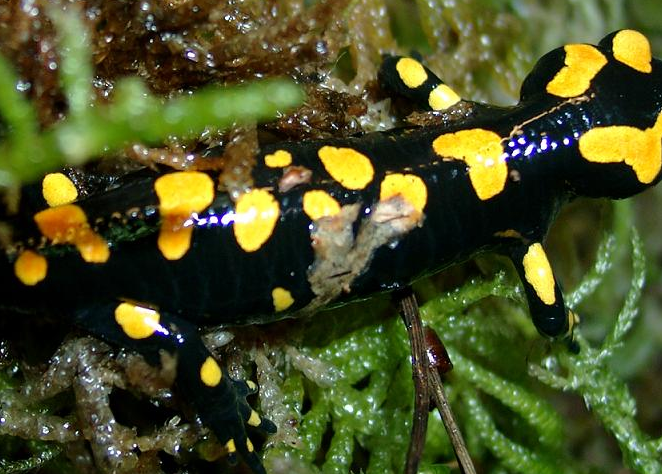
#> input picture cropped/salamandra-infraimmaculata-infraimmaculata_15358822017_o_cropped.png, 662 x 474 px; its folder holds only this picture in this run
$ python createHOGTrainigSets.py   (older library calls are emulated)
#> lines starting #> are read from the running program, lines starting #| are printed output that depends on the picture
import cv2
import matplotlib.pyplot as plt
from skimage.feature import hog
from skimage import data, exposure
from glob import glob
import os
import numpy as np


source = 'cropped/*.png'
x = []
y = []
for file in glob(source):
    image = cv2.imread(file)
#> image is the input picture: shape (474, 662, 3); mean B, G, R 36.9, 79.5, 74.3
    size = (320,320)
    image =  cv2.resize(image, size)
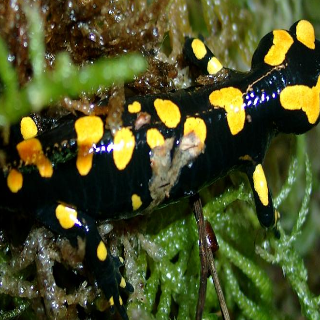
#> image: shape (320, 320, 3); mean B, G, R 36.8, 79.4, 74.2

    fd, hog_image = hog(image, orientations=8, pixels_per_cell=(16, 16),
                        cells_per_block=(1, 1), visualize=True, multichannel=True)
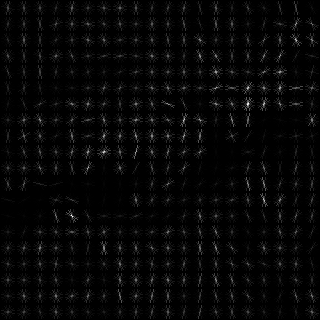
#> hog_image: shape (320, 320) float64; min 0, max 67.84, mean 1.8; drawn with min black and max white
#> fd = 3200 values, max 0.593 at index 1664, min 0 at index 148, mean 0.341

    '''
    #stuff for visualizing the hog features
    fig, (ax1, ax2) = plt.subplots(1, 2, figsize=(8, 4), sharex=True, sharey=True)

    ax1.axis('off')
    ax1.imshow(cv2.cvtColor(image, cv2.COLOR_BGR2RGB))
    ax1.set_title('Input image')

    hog_image_rescaled = exposure.rescale_intensity(hog_image, in_range=(0, 10))

    ax2.axis('off')
    ax2.imshow(hog_image_rescaled, cmap=plt.cm.gray)
    ax2.set_title('Histogram of Oriented Gradients')
    plt.show()
    '''
    x.append(fd)
    y.append(1)

source = 'croppedwrong/*.png'
for file in glob(source):
    image = cv2.imread(file)
    size = (320,320)
    image =  cv2.resize(image, size)

    fd, hog_image = hog(image, orientations=8, pixels_per_cell=(16, 16),
                        cells_per_block=(1, 1), visualize=True, multichannel=True)
    x.append(fd)
    y.append(0)
x = np.asarray(x)
y = np.asarray(y)
np.save("images", x)
np.save("labels", y)

$ run again, on cropped/salamandra-salamandra-gigliolii-salamandra_26352469354_o_cropped.png
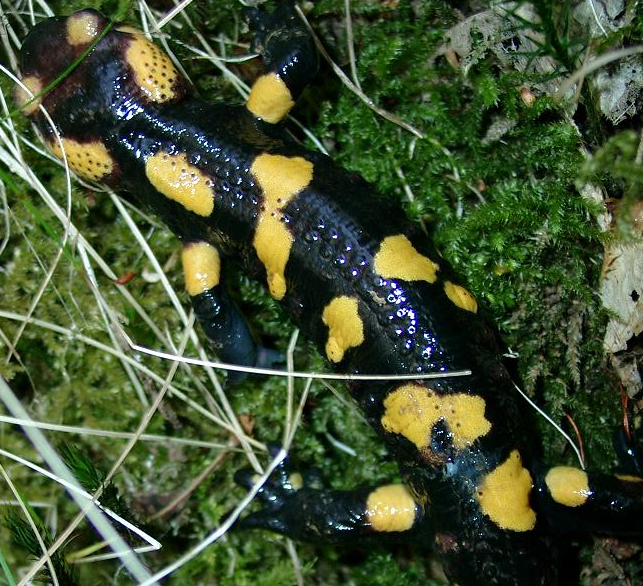
#> input picture cropped/salamandra-salamandra-gigliolii-salamandra_26352469354_o_cropped.png, 643 x 586 px
#> image is the input picture: shape (586, 643, 3); mean B, G, R 49.9, 80.9, 66.3
#> `image =  cv2.resize(image, size)`:
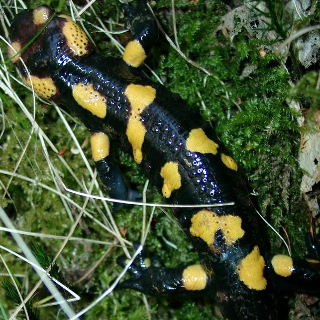
#> image: shape (320, 320, 3); mean B, G, R 49.8, 80.7, 66.1
#> `fd, hog_image = hog(image, orientations=8, pixels_per_cell=(16, 16), c..`:
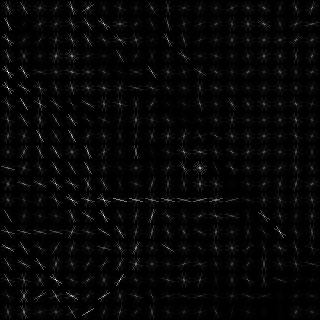
#> hog_image: shape (320, 320) float64; min 0, max 94.17, mean 2.4; drawn with min black and max white
#> fd = 3200 values, max 0.742 at index 2086, min 0.00925 at index 643, mean 0.342

$ run again, on cropped/salamandra-salamandra-gigliolii-salamandra_26712126060_o_cropped.png
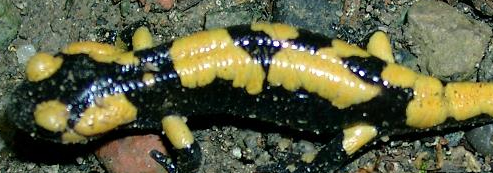
#> input picture cropped/salamandra-salamandra-gigliolii-salamandra_26712126060_o_cropped.png, 493 x 173 px
#> image is the input picture: shape (173, 493, 3); mean B, G, R 67.4, 96.2, 94.1
#> `image =  cv2.resize(image, size)`:
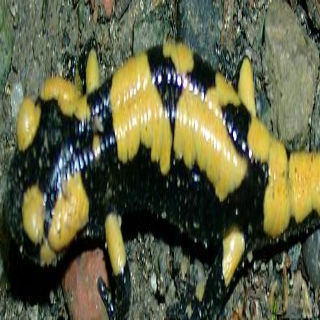
#> image: shape (320, 320, 3); mean B, G, R 67.2, 96, 93.9
#> `fd, hog_image = hog(image, orientations=8, pixels_per_cell=(16, 16), c..`:
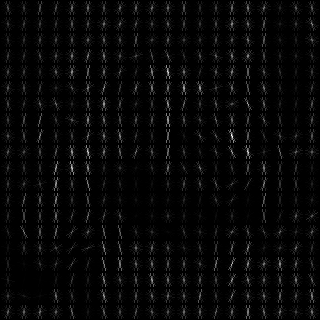
#> hog_image: shape (320, 320) float64; min 0, max 57.91, mean 1.7; drawn with min black and max white
#> fd = 3200 values, max 0.704 at index 1360, min 0 at index 924, mean 0.33

$ run again, on cropped/salamandra-salamandra-gigliolii-salamandra_32881552007_o_cropped.png
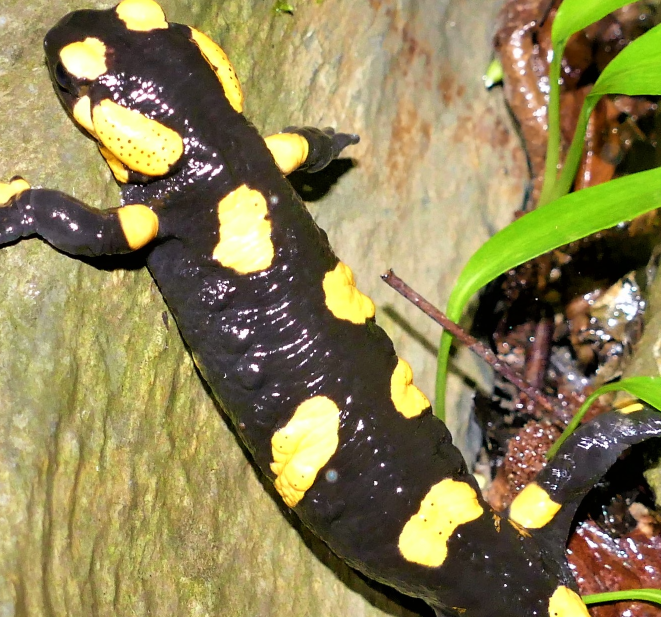
#> input picture cropped/salamandra-salamandra-gigliolii-salamandra_32881552007_o_cropped.png, 1322 x 1234 px (shown at 1/2 size)
#> image is the input picture: shape (1234, 1322, 3); mean B, G, R 84.7, 130.2, 141
#> `image =  cv2.resize(image, size)`:
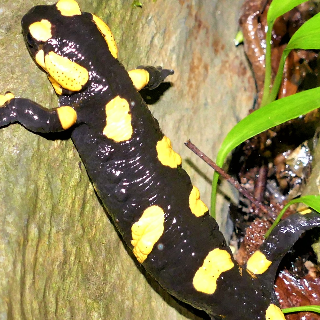
#> image: shape (320, 320, 3); mean B, G, R 84.5, 130, 140.8
#> `fd, hog_image = hog(image, orientations=8, pixels_per_cell=(16, 16), c..`:
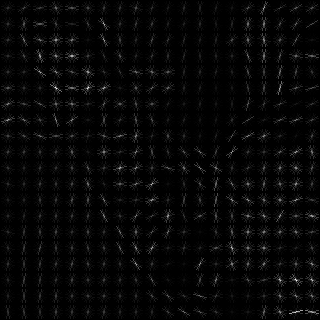
#> hog_image: shape (320, 320) float64; min 0, max 74.81, mean 2; drawn with min black and max white
#> fd = 3200 values, max 0.656 at index 1701, min 0.00625 at index 3129, mean 0.342

$ run again, on cropped/salamandra-salamandra-giglioli_10416319334_o_cropped.png
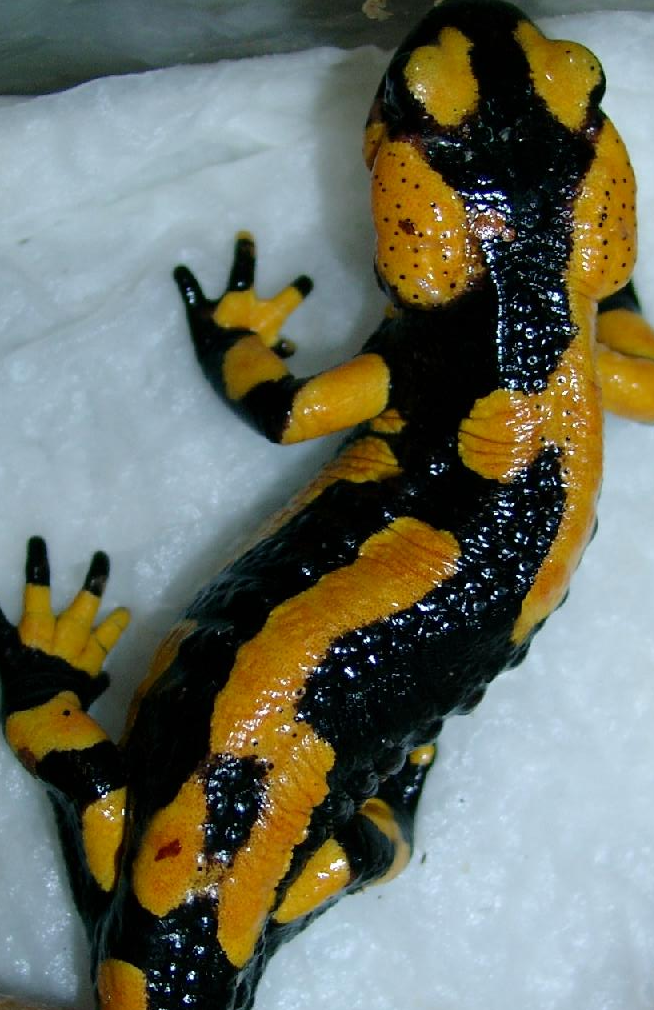
#> input picture cropped/salamandra-salamandra-giglioli_10416319334_o_cropped.png, 654 x 1010 px
#> image is the input picture: shape (1010, 654, 3); mean B, G, R 99.4, 112.8, 109.1
#> `image =  cv2.resize(image, size)`:
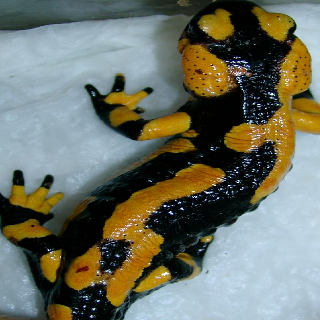
#> image: shape (320, 320, 3); mean B, G, R 99.3, 112.7, 109
#> `fd, hog_image = hog(image, orientations=8, pixels_per_cell=(16, 16), c..`:
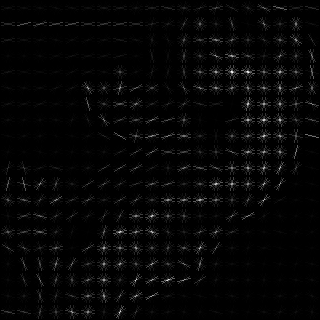
#> hog_image: shape (320, 320) float64; min 0, max 54.2, mean 1.2; drawn with min black and max white
#> fd = 3200 values, max 0.811 at index 1436, min 0 at index 151, mean 0.33
